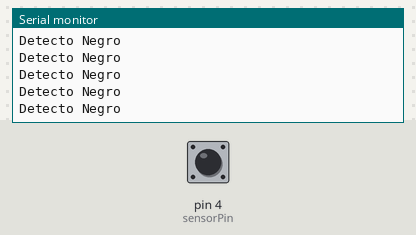
Bench run of a sketch on a simulated Arduino Uno, built with avr-gcc and run on an emulated ATmega328P. Shown: the last lines printed to the serial monitor. The test bench sets the inputs (shaded band); at power-on: pin 4 (sensorPin) LOW.

Above: at 1.2 s.
1.3 s: pin 4 (sensorPin) driven HIGH
At 2.3 s:
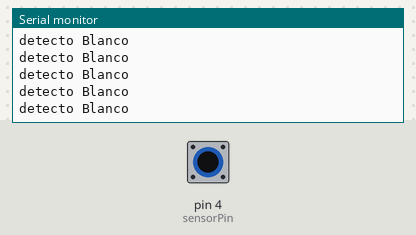
3.2 s: pin 4 (sensorPin) pulsed LOW 5 times (0.12 s each, 0.3 s apart)
At 3.9 s:
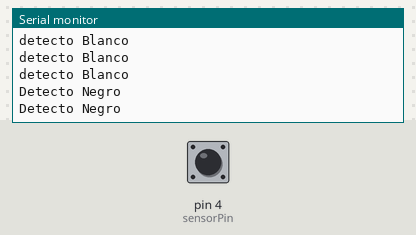
7.7 s: pin 4 (sensorPin) driven LOW
At 8.6 s:
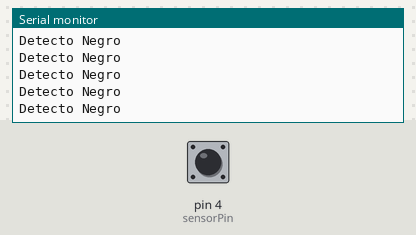
10.7 s: pin 4 (sensorPin) driven HIGH
At 11.8 s:
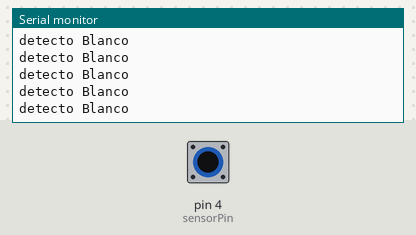
13.7 s: pin 4 (sensorPin) driven LOW
At 14.4 s:
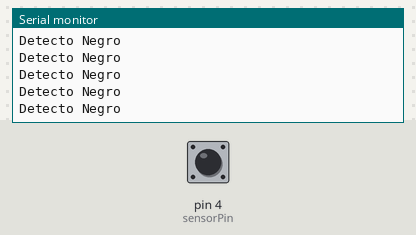

The sketch:

Linea.ino
```cpp
const int sensorPin=4;

void setup() {
  Serial.begin(9600);

}

void loop() {
  // put your main code here, to run repeatedly:


  if(digitalRead(sensorPin)==HIGH){

    Serial.println("detecto Blanco");


  }else{
    Serial.println("Detecto Negro");
  }

}
```

Measured:
- after the input at 1.3 s, the serial monitor: prints a new line after 0.07 s (image 1)
- after the input at 7.7 s, the serial monitor: prints a new line after 0.07 s (image 3)
